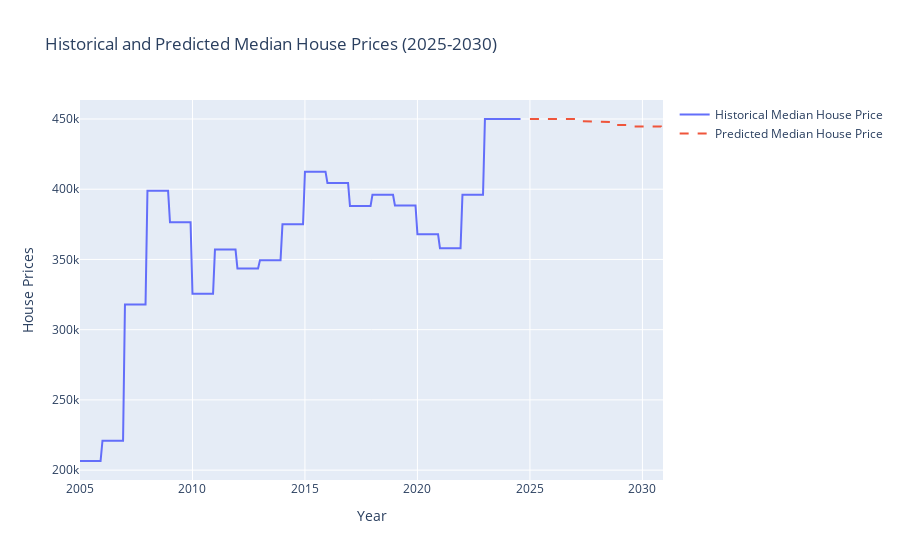

Notebook source saved alongside this figure:
### Code cell
# Step 1: Create Future Dataset (2025–2030)
# Creating a future date range for monthly data from 2025 to 2030
future_dates = pd.date_range(start='2025-01-01', end='2030-12-01', freq='MS')

# Create a DataFrame for future data
future_data = pd.DataFrame(future_dates, columns=['REF_DATE'])

# Project future values for each feature (use linear projections or assumptions)
future_data['Housing_Price_Index'] = np.linspace(merged_data['Housing_Price_Index'].iloc[-1], merged_data['Housing_Price_Index'].iloc[-1] * 1.05, len(future_dates))
future_data['Interest_Rate'] = np.linspace(merged_data['Interest_Rate'].iloc[-1], merged_data['Interest_Rate'].iloc[-1] - 0.5, len(future_dates))  # Assume a slight drop
future_data['Median_Income'] = np.linspace(merged_data['Median_Income'].iloc[-1], merged_data['Median_Income'].iloc[-1] * 1.1, len(future_dates))  # Assume income growth
future_data['Calgary_Population'] = np.linspace(merged_data['Calgary_Population'].iloc[-1], merged_data['Calgary_Population'].iloc[-1] * 1.1, len(future_dates))  # Assume population growth
future_data['Annual_Population_Change'] = np.linspace(merged_data['Annual_Population_Change'].iloc[-1], merged_data['Annual_Population_Change'].iloc[-1], len(future_dates))  # Keep constant

# Step 2: Predict Future House Prices Using Trained Model
# Extract the features from the future data
X_future = future_data[['Housing_Price_Index', 'Interest_Rate', 'Median_Income', 'Calgary_Population', 'Annual_Population_Change']]

# Predict future house prices
future_data['Predicted_Median_House_Price'] = rf_model.predict(X_future)

# Step 3: Plot Historical and Predicted House Prices
import plotly.graph_objects as go

# Create a new line chart with historical and future predictions
fig = go.Figure()

# Plot historical median house prices
fig.add_trace(go.Scatter(x=merged_data.index, y=merged_data['Median_House_Price'],
                         mode='lines', name='Historical Median House Price'))

# Plot future predicted house prices
fig.add_trace(go.Scatter(x=future_data['REF_DATE'], y=future_data['Predicted_Median_House_Price'],
                         mode='lines', name='Predicted Median House Price', line=dict(dash='dash')))

# Customize the layout
fig.update_layout(
    title='Historical and Predicted Median House Prices (2025-2030)',
    xaxis_title='Year',
    yaxis_title='House Prices',
    hovermode='x unified'
)

# Show the plot
fig.show()

### Figure 1 — Plotly figure (JSON) as saved in the notebook; plotly's stock layout.template omitted (floating-point values rounded to 4 significant figures; data arrays with more than 128 entries replaced by an {"elided": "..."} marker saying what was removed)
{"data": [{"mode": "lines", "name": "Historical Median House Price", "type": "scatter", "x": {"elided": "236 str values"}, "y": {"elided": "236 int values"}}, {"line": {"dash": "dash"}, "mode": "lines", "name": "Predicted Median House Price", "type": "scatter", "x": ["2025-01-01T00:00:00", "2025-02-01T00:00:00", "2025-03-01T00:00:00", "2025-04-01T00:00:00", "2025-05-01T00:00:00", "2025-06-01T00:00:00", "2025-07-01T00:00:00", "2025-08-01T00:00:00", "2025-09-01T00:00:00", "2025-10-01T00:00:00", "2025-11-01T00:00:00", "2025-12-01T00:00:00", "2026-01-01T00:00:00", "2026-02-01T00:00:00", "2026-03-01T00:00:00", "2026-04-01T00:00:00", "2026-05-01T00:00:00", "2026-06-01T00:00:00", "2026-07-01T00:00:00", "2026-08-01T00:00:00", "2026-09-01T00:00:00", "2026-10-01T00:00:00", "2026-11-01T00:00:00", "2026-12-01T00:00:00", "2027-01-01T00:00:00", "2027-02-01T00:00:00", "2027-03-01T00:00:00", "2027-04-01T00:00:00", "2027-05-01T00:00:00", "2027-06-01T00:00:00", "2027-07-01T00:00:00", "2027-08-01T00:00:00", "2027-09-01T00:00:00", "2027-10-01T00:00:00", "2027-11-01T00:00:00", "2027-12-01T00:00:00", "2028-01-01T00:00:00", "2028-02-01T00:00:00", "2028-03-01T00:00:00", "2028-04-01T00:00:00", "2028-05-01T00:00:00", "2028-06-01T00:00:00", "2028-07-01T00:00:00", "2028-08-01T00:00:00", "2028-09-01T00:00:00", "2028-10-01T00:00:00", "2028-11-01T00:00:00", "2028-12-01T00:00:00", "2029-01-01T00:00:00", "2029-02-01T00:00:00", "2029-03-01T00:00:00", "2029-04-01T00:00:00", "2029-05-01T00:00:00", "2029-06-01T00:00:00", "2029-07-01T00:00:00", "2029-08-01T00:00:00", "2029-09-01T00:00:00", "2029-10-01T00:00:00", "2029-11-01T00:00:00", "2029-12-01T00:00:00", "2030-01-01T00:00:00", "2030-02-01T00:00:00", "2030-03-01T00:00:00", "2030-04-01T00:00:00", "2030-05-01T00:00:00", "2030-06-01T00:00:00", "2030-07-01T00:00:00", "2030-08-01T00:00:00", "2030-09-01T00:00:00", "2030-10-01T00:00:00", "2030-11-01T00:00:00", "2030-12-01T00:00:00"], "y": [450000, 450000, 450000, 450000, 450000, 450000, 450000, 450000, 450000, 450000, 450000, 450000, 450000, 450000, 450000, 450000, 450000, 450000, 450000, 450000, 450000, 450000, 450000, 450000, 450000, 450000, 450000, 448380, 448380, 448380, 448380, 448380, 448380, 448380, 448380, 448380, 448380, 448380, 448380, 448380, 448380, 448380, 448380, 447840, 447840, 445680, 445680, 445680, 445680, 445680, 445680, 445680, 445680, 445680, 444600, 444600, 444600, 444600, 444600, 444600, 444600, 444600, 444600, 444600, 444600, 444600, 444600, 444600, 444600, 444600, 444600, 442980]}], "layout": {"hovermode": "x unified", "title": {"text": "Historical and Predicted Median House Prices (2025-2030)"}, "xaxis": {"title": {"text": "Year"}}, "yaxis": {"title": {"text": "House Prices"}}}}
